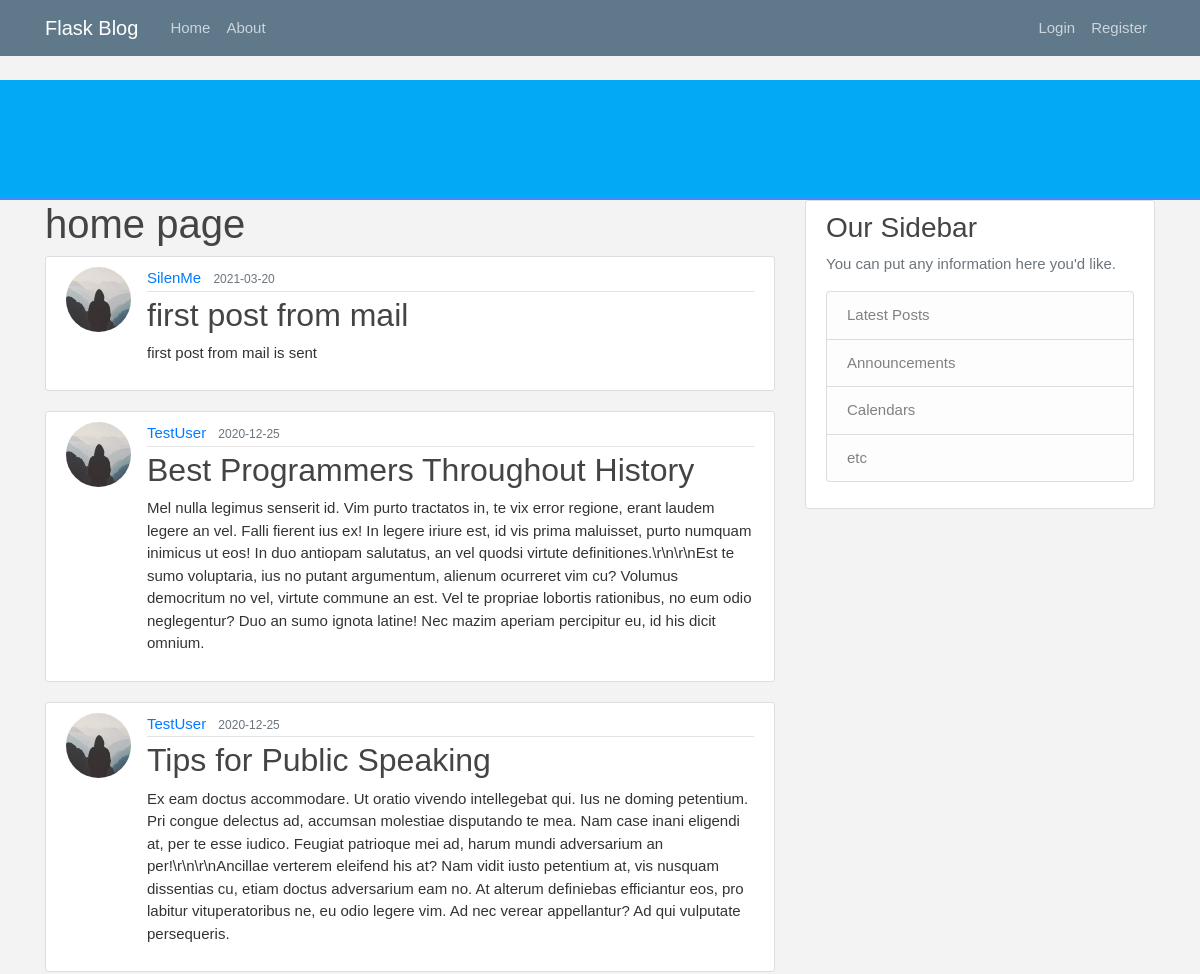
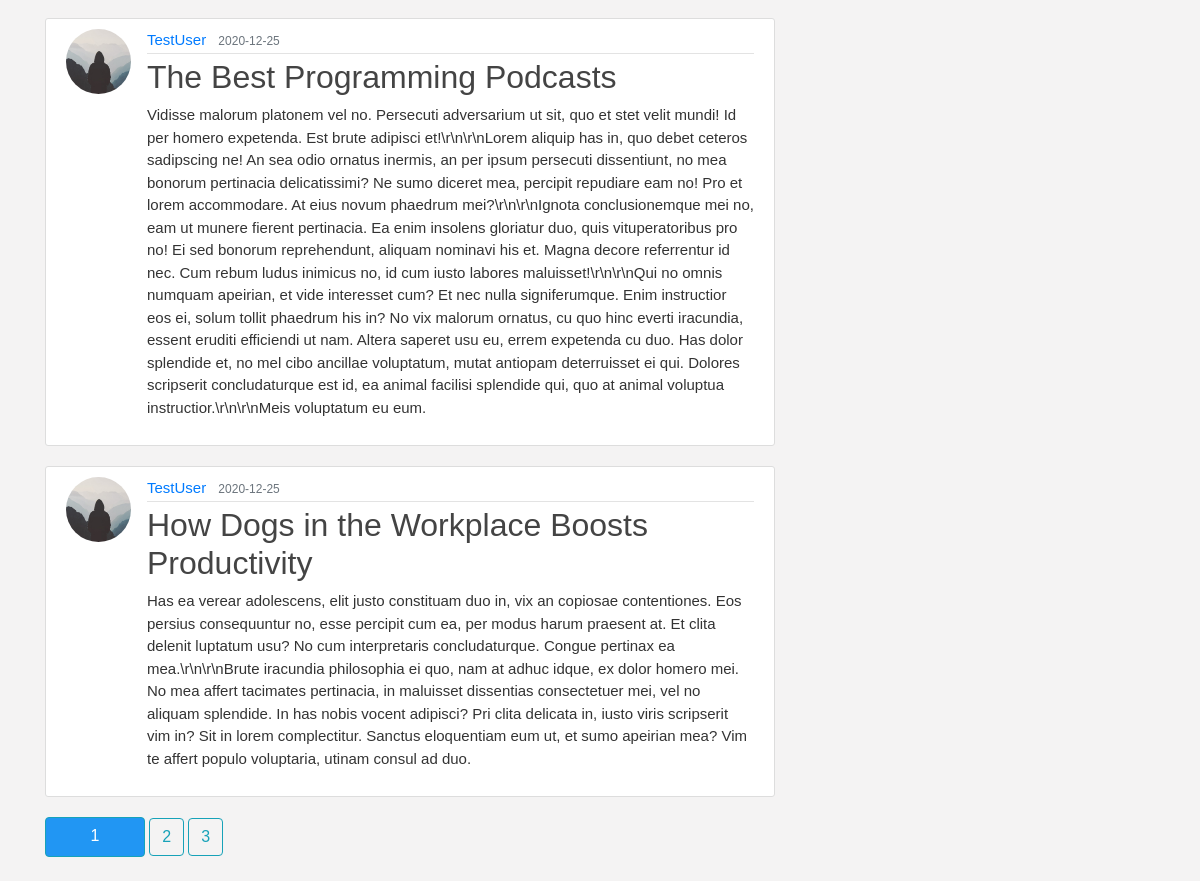
Page /home on the earlier database version (2 pictures, top to bottom).
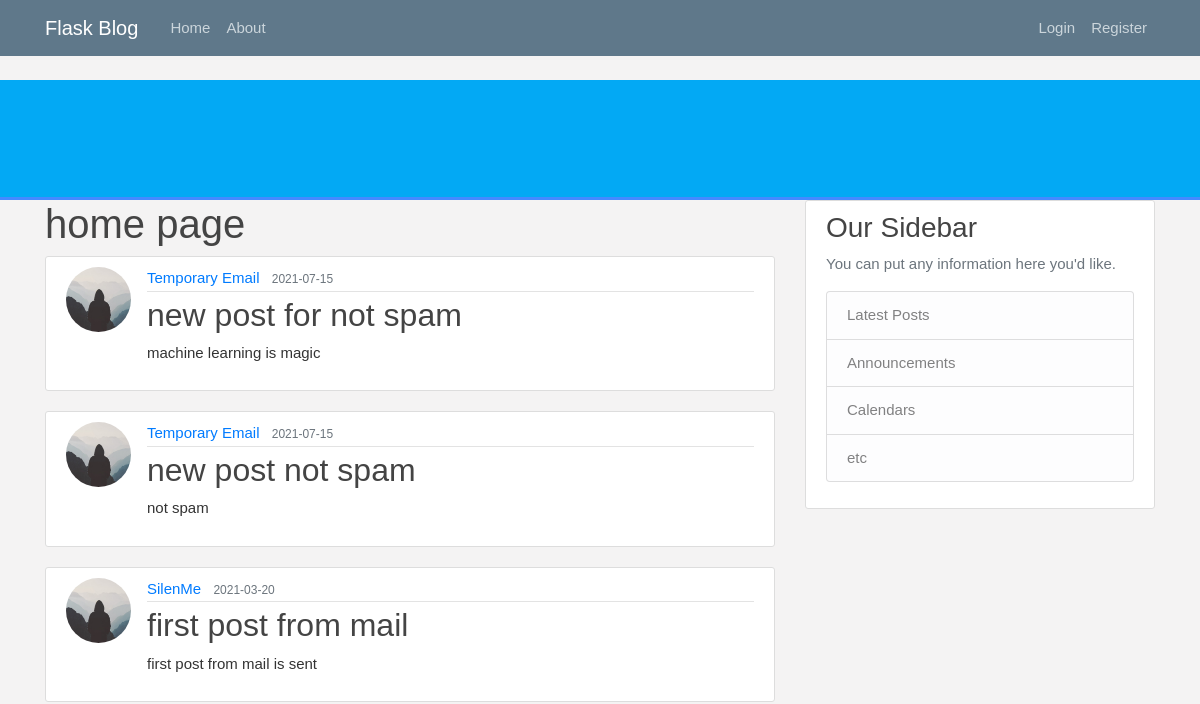
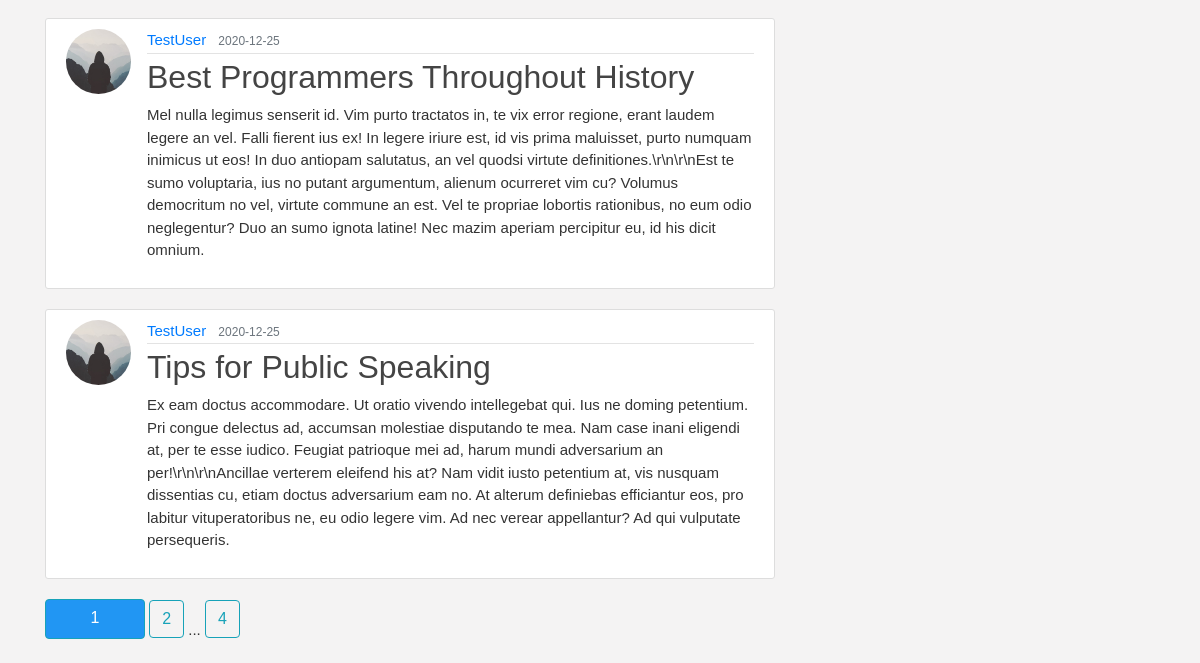
Same page on the later database version (2 pictures, top to bottom).
### flaskblog/models.py (models this page shows, shortened)
class Post(db.Model):
    id = db.Column(db.Integer, primary_key=True)
    title = db.Column(db.String(100), nullable=False)
    date_posted = db.Column(db.DateTime, nullable=False, default=datetime.utcnow)
    content = db.Column(db.Text, nullable=False)
    user_id = db.Column(db.Integer, db.ForeignKey('user.id'), nullable=False)#foreign Key for Class=User===table=user

class User(db.Model, UserMixin):
    id = db.Column(db.Integer, primary_key=True)
    username = db.Column(db.String(20), unique=True, nullable=False)
    email = db.Column(db.String(120), unique=True, nullable=False)
    image_file = db.Column(db.String(20), nullable=False, default='default.jpg')
    password = db.Column(db.String(60), nullable=False)
    posts = db.relationship('Post', backref='author', lazy=True)#one-to-many relationship , backref is similar to a column and author will give the user who created the post

### flaskblog/main/routes.py (the view)
@main.route("/")
@main.route("/home")
def home():
    page = request.args.get('page', 1, type=int)
    posts = Post.query.order_by(Post.date_posted.desc()).paginate(page=page, per_page=5)
    return render_template('home.html', posts=posts)

### flaskblog/templates/home.html
{%extends "layout.html"%}
{%block content%}
<h1>home page</h1>
{% for post in posts.items %}
        <article class="media content-section">
          <img class="rounded-circle article-img" src="{{ url_for('static', filename='profile_pics/' + post.author.image_file) }}">
          <div class="media-body">
            <div class="article-metadata">
              <a class="mr-2" href="{{ url_for('users.user_posts', username=post.author.username) }}">{{ post.author.username }}</a>
              <small class="text-muted">{{ post.date_posted.strftime('%Y-%m-%d') }}</small>
            </div>
            <h2><a class="article-title" href="{{ url_for('posts.post', post_id=post.id) }}">{{ post.title }}</a></h2>
            <p class="article-content">{{ post.content }}</p>
          </div>
        </article>
    {% endfor %}
{% for page_num in posts.iter_pages(left_edge=1, right_edge=1, left_current=1, right_current=2) %}
      {% if page_num %}
        {% if posts.page == page_num %}
          <a class="btn btn-info mb-4" href="{{ url_for('main.home', page=page_num) }}">{{ page_num }}</a>
        {% else %}
          <a class="btn btn-outline-info mb-4" href="{{ url_for('main.home', page=page_num) }}">{{ page_num }}</a>
        {% endif %}
      {% else %}
        ...
      {% endif %}
    {% endfor %}
{% endblock content %}

Differences in the rows shown:
no longer on this page (row unchanged): Post: image_file (placeholder picture), author.username "TestUser", date_posted "2020-12-25", title "The Best Programming Podcasts", content "Vidisse malorum platonem vel no. Persecuti adversarium ut sit, quo et stet velit mundi! Id per homero expetenda. Est brute adipisci et!\\r\\n\\r\\nLorem aliquip has in, quo debet ceteros sadipscing ne! An sea odio ornatus inermis, an per ipsum persecuti dissentiunt, no mea bonorum pertinacia delicatissimi? Ne sumo diceret mea, percipit repudiare eam no! Pro et lorem accommodare. At eius novum phaedrum mei?\\r\\n\\r\\nIgnota conclusionemque mei no, eam ut munere fierent pertinacia. Ea enim insolens gloriatur duo, quis vituperatoribus pro no! Ei sed bonorum reprehendunt, aliquam nominavi his et. Magna decore referrentur id nec. Cum rebum ludus inimicus no, id cum iusto labores maluisset!\\r\\n\\r\\nQui…"
no longer on this page (row unchanged): Post: image_file (placeholder picture), author.username "TestUser", date_posted "2020-12-25", title "How Dogs in the Workplace Boosts Productivity", content "Has ea verear adolescens, elit justo constituam duo in, vix an copiosae contentiones. Eos persius consequuntur no, esse percipit cum ea, per modus harum praesent at. Et clita delenit luptatum usu? No cum interpretaris concludaturque. Congue pertinax ea mea.\\r\\n\\r\\nBrute iracundia philosophia ei quo, nam at adhuc idque, ex dolor homero mei. No mea affert tacimates pertinacia, in maluisset dissentias consectetuer mei, vel no aliquam splendide. In has nobis vocent adipisci? Pri clita delicata in, iusto viris scripserit vim in? Sit in lorem complectitur. Sanctus eloquentiam eum ut, et sumo apeirian mea? Vim te affert populo voluptaria, utinam consul ad duo."
added Post: image_file (placeholder picture), author.username "Temporary Email", date_posted "2021-07-15", title "new post for not spam", content "machine learning is magic"
added Post: image_file (placeholder picture), author.username "Temporary Email", date_posted "2021-07-15", title "new post not spam", content "not spam"
Other differences:
new list line: "4"
list line gone: "3"
